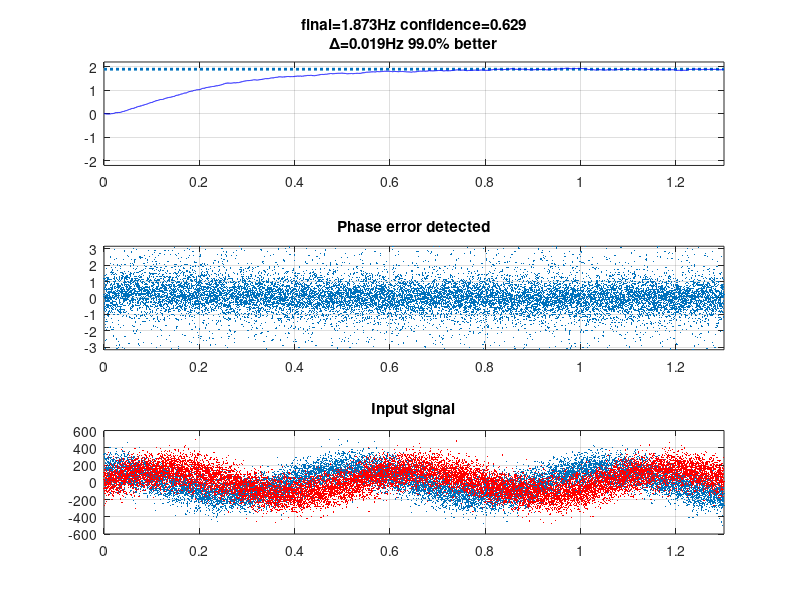

The MATLAB script that drew this image:
clc;

%% stimulus params
FS = 12e3; % sampling rate
N = (65536-3072)/4;
F = rand()*4-2; % freq offset
PHI = 2*pi*rand(); % phase
SNR = -0;

%% pll params
LB = 2; % loop bandwidth in hz
DF = sqrt(2)/2; % damping factor
G = 6; % gain

CC_UB = 96;
CC_LB = 32;

beta = 2*DF*2*pi*LB/FS - (2*pi*LB)^2 / (FS^2*G); % proportional
alpha = (2*pi*LB)^2/(FS*G); % integral

%% sim
t = (0:N-1).'/FS;
if exist('rx', 'var')
    x = rx(1:4:end,4) + 1j*rx(1:4:end,5);
else
    x = awgn(exp(1j*2*pi*F.*t+PHI), SNR, 'measured');
    % whether narrow-band IIR filter can be used for carrier syncking - yes
%     x = filter( ...
%         [0.0993952155113220, -0.198703244328499, 0.0993952155113220], ...
%         [1, -1.98742473125458, 0.987511932849884], ...
%         x ...
%     );
end
y = ones(N, 1);
f = zeros(N, 1);
phi = zeros(N, 1);
lock = false(N, 1);
stable = false(N, 1);
delta = zeros(N, 1);

mav0 = 1024*ones(32, 1);
mav1 = 1024*ones(32, 1);

cc = CC_UB; % confidence coef, smaller is better (indicating higher SNR)
sc = 0; % stable count, larger is better (indicating higher SNR)
final = 0; % final freq offset in hz

for i = 1:N
    delta(i) = atan2(imag(x(i)/y(i)), real(x(i)/y(i))); % phase detector

    if mod(i-1, 64)==0
        mav0 = [delta(i); mav0(1:31)];
        if mav0(32)~=1024
            phistdd = std(mav0);
            if phistdd<pi/9
                lock(i) = true;
                cc = cc - 1;
                if cc<CC_LB; cc=CC_LB; end
            else
                cc = cc + 1;
                if cc>CC_UB; cc=CC_UB; end
            end
        end
    elseif i>1
        lock(i) = lock(i-1);
    end

    if mod(i-1, 64)==31
        mav1 = [f(i); mav1(1:31)];
        if mav1(32)~=1024
            fstdd = std(mav1);
            if fstdd<0.025
                stable(i) = true;
                final = mean(mav1);
                sc = sc + 1;
            end
        end
    elseif i>1
        stable(i) = stable(i-1);
    end

    if i<N
        f(i+1) = f(i) + beta*delta(i);
        phi(i+1) = phi(i) + alpha*delta(i) + 2*pi*f(i+1)/FS;
        while phi(i+1)>pi
            phi(i+1) = phi(i+1)-2*pi;
        end
        while phi(i+1)<-pi
            phi(i+1) = phi(i+1)+2*pi;
        end
        y(i+1) = exp(1j*phi(i+1));
    end
end

%%
clf;
subplot(311);
plot([0, t(N)], [F, F], ':', 'linewidth', 2);
hold on;
plot(t, f, 'b');
if exist('rx', 'var')
    plot(t, rx(1:4:end,7), 'r.', 'markersize', 1);
end
% plot(t, lock*4-2, 'g', 'displayname', 'Phase lock');
% plot(t, stable*4-2, 'c', 'displayname', 'Frq stable');
hold off;
axis([min(t) max(t) -2.2, 2.2]);
grid on;
if F~=0
    if abs(final-F)<=abs(F)
        improvement = 1-abs(final-F)/abs(F);
        improvement = sprintf('%.1f%% better', improvement*100);
    else
        improvement = abs(final-F)/abs(F);
        improvement = sprintf('%.2fx worse', improvement);
    end
else
    improvement = abs(final);
    improvement = sprintf('%.3fhz deviated', improvement);
end
fast_exp = @(x) typecast(int32(single(x)*single(12102203)) + int32(1065353216), 'single');
title(sprintf('final=%.3fHz confidence=%.3f\n\\Delta=%.3fHz %s',final, 1-fast_exp(-sc/cc), abs(final-F), improvement));
labelled = findobj(gca, 'Type', 'line', '-not', 'DisplayName', '');
if ~isempty(labelled); legend(labelled, 'location', 'best'); end

subplot(312);
plot(t, delta, '.', 'markersize', 1);
if exist('rx', 'var')
    hold on;
    plot(t, rx(1:4:end,6), 'r.', 'markersize', 1);
    hold off;
end
grid on;
axis([min(t) max(t) -pi pi]);
title('Phase error detected');

subplot(313);
plot(t, real(x), '.', 'markersize', 1);
hold on;
plot(t, imag(x), 'r.', 'markersize', 1);
hold off;
grid on;
xlim([min(t) max(t)]);
title('Input signal');

%%
% N = 65536*4;
% phi = unwrap(angle(freqz( ...
%     [0.0993952155113220, -0.198703244328499, 0.0993952155113220], ...
%     [1, -1.98742473125458, 0.987511932849884], N)));
% stdd1 = std(phi(1:96))
% plot((0:N-2)*12000/N, phi(2:N)-phi(1:N-1), '.');
% phi = unwrap(angle(freqz(Num, Den, N)));
% stdd2 = std(phi(1:96))
% hold on;
% plot((0:N-2)*12000/N, phi(2:N)-phi(1:N-1), 'r.');
% hold off;
% axis([0 4 -0.01 0]);
% grid on;

